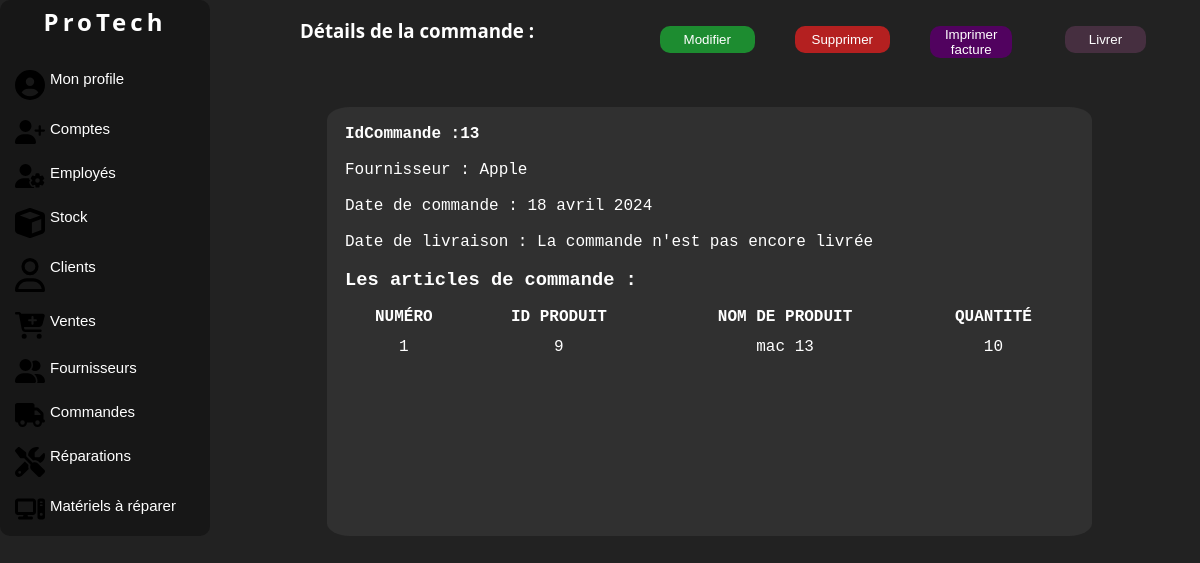
Before: /commande/13/ (signed in) with the older database file.
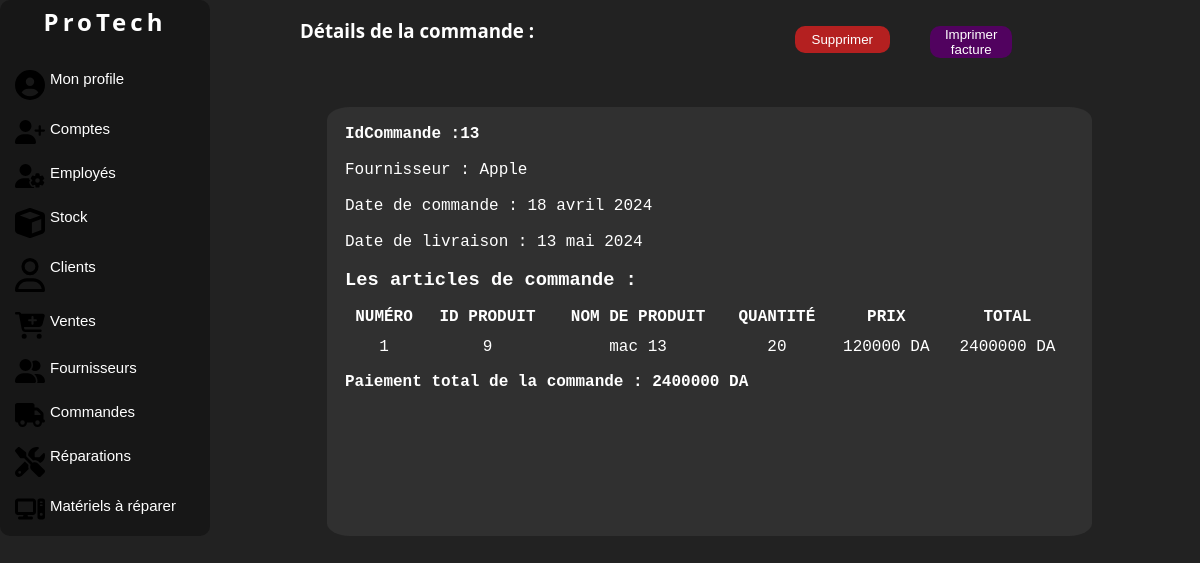
After: the same page with the newer database file.
### manager/models.py (models this page shows, shortened)
class PurchaseOrderItem(models.Model):
    purchase_order = models.ForeignKey(PurchaseOrder, on_delete=models.CASCADE, db_column='Commande')
    product = models.ForeignKey(Product, on_delete=models.CASCADE, db_column='Produit')
    quantity = models.PositiveIntegerField(db_column='Quantité', validators=[MinValueValidator(1, message="La quantité doit être supérieure à 0")])
    purchase_price = models.PositiveIntegerField(null=True,blank=True,db_column='Prix d\'achat')  # Dynamic price for purchase order
    class Meta:
        db_table = 'ArticleCommande'

class PurchaseOrder(models.Model):
    supplier = models.ForeignKey(Supplier, on_delete=models.SET_NULL, null=True, blank=True, db_column='Fournisseur')
    order_date = models.DateField(auto_now_add=True, db_column='Date de commande')
    delivery_date = models.DateField(null=True, blank=True, db_column='Date de livraison')
    class Meta:
        db_table = 'Commande'

class Supplier(models.Model):
    name = models.CharField(max_length=100, db_column='Nom')
    phone = PhoneNumberField(unique=True, region='DZ', db_column='Téléphone')
    email = models.EmailField(unique=True, db_column='Email')
    address = models.TextField(db_column='Adresse')
    def __str__(self):
        return self.name
    class Meta:
        db_table = 'Fournisseur'

class Product(models.Model):
    name = models.CharField(max_length=100, db_column='Nom', unique=True)
    category = models.ForeignKey(Category, on_delete=models.SET_DEFAULT, default=1, db_column='Catégorie')
    description = models.TextField(db_column='Description', default='Pas de description')
    quantity = models.PositiveIntegerField(default=0, blank=True, null=True, db_column='Quantité')
    initial_selling_price = models.PositiveIntegerField(default=0, db_column='Prix de vente initiale')
    supplier = models.ForeignKey(Supplier, on_delete=models.SET_NULL,null=True, db_column='Fournisseur')
    class Meta:
        db_table = 'Produit'
        verbose_name = _('Produit')

### manager/views.py (the view)
# urls.py: path('commande/<int:pk>/', views.PurchaseOrderDetailView.as_view(), name='purchase-order-detail'),
class PurchaseOrderDetailView(LoginRequiredMixin, DetailView):
    model = PurchaseOrder
    template_name = 'detaillcommande.html'
    context_object_name = 'purchase_order'
    def get_context_data(self, **kwargs):
        context = super().get_context_data(**kwargs)
        delivery_date = self.object.delivery_date
        purchase_order_items = PurchaseOrderItem.objects.filter(purchase_order=self.object)
        context['purchase_order_items_exist'] = purchase_order_items.exists()  # Check if there are any purchase order items
        if delivery_date:
            item_totals = [item.purchase_price * item.quantity for item in purchase_order_items]
            purchase_order_total = sum(item_totals)
        else:
            item_totals = [0 for item in purchase_order_items]
            purchase_order_total = None
        context['purchase_order_items'] = zip(purchase_order_items, item_totals)  # Pass both the items and their totals
        context['purchase_order_total'] = purchase_order_total
        return context

### manager/templates/detaillcommande.html (shortened to what the changed rows need)
{% load static %}
{% load auth_extras %}
<!DOCTYPE html>
<html lang="en">
<head>
    <link rel="stylesheet" href="{% static 'css/style.css' %}">
    <link rel="stylesheet" href="{% static 'css/accueil.css' %}">
</head>
<body>
<div class="corp">
    <div class="nav">
        <div class="logo">
            <a href="{% url 'home' %}" class="link"><h2>ProTech</h2></a>
        </div>
        <br>
    </div>
    <div class="liste">
        <div class="c111">
            <div> {% if not purchase_order.delivery_date %}
                <div>
                    <button class="button" id="modifier"
                            onclick="location.href='{% url 'update-purchase-order' purchase_order.id %}';">Modifier
                    </button>
                </div>
                {% endif %}
            </div>
            {% if not purchase_order.delivery_date and purchase_order_items_exist %}
            <div>
                <button id="livrer"  onclick="location.href='{% url 'deliver-purchase-order' pk=purchase_order.pk %}';">Livrer</button>
            </div>
            {% endif %}
        </div>
        <div class="c22" id="partieImprimer">
            <p><strong> IdCommande :{{purchase_order.id}}</strong></p><br>
            <p>Fournisseur : {{purchase_order.supplier}}</p><br>
            <p>Date de commande : {{purchase_order.order_date}}</p><br>
            <p>Date de livraison :
                {% if purchase_order.delivery_date %}
                {{ purchase_order.delivery_date }}
                {% else %}
                La commande n'est pas encore livrée
                {% endif %}
            </p><br>
            {% if purchase_order_items_exist %}
            <h3>Les articles de commande :</h3>
            <table>
                <thead>
                <tr>
                    <th>Numéro</th>
                    <th>Id Produit</th>
                    <th>Nom de produit</th>
                    <th>Quantité</th>
                    {% if purchase_order.delivery_date %}
                     <th>Prix</th>
                     <th>Total</th>
                    {% endif %}
                </tr>
                </thead>
                <tbody>
                {% for item,total in purchase_order_items %}
                <tr>
                    <td>{{ forloop.counter }}</td>
                    <td>{{ item.product.id }}</td>
                    <td>{{ item.product.name }}</td>
                    <td>{{ item.quantity }}</td>
                    {% if purchase_order.delivery_date %}
                     <td>{{ item.purchase_price }} DA</td>
                     <td id="total"> {{ total }} DA</td>
                    {% endif %}
                </tr>
                {% endfor %}
                </tbody>
            </table>
            {% else %}
            <h3>Aucun article trouvé .</h3>
            {% endif %}
            {% if purchase_order.delivery_date %}
             <p><strong>Paiement total de la commande : {{ purchase_order_total }} DA</strong></p>
            {% endif %}
        </div>
    </div>
</div>
</body>
</html>

Changed rows visible on the page:
changed PurchaseOrder "Apple": delivery_date (not shown) → "13 mai 2024"; Date de livraison empty → "2024-05-13" (drawn)
changed PurchaseOrderItem "mac 13": quantity "10" → "20"; purchase_price (not shown) → "120000"; total (not shown) → "2400000"
Other visible differences:
{{ purchase_order_total }}: (not shown) → "2400000"
text no longer shown: "Modifier Livrer La commande n'est pas encore livrée"
text now shown: "PRIX TOTAL Paiement total de la commande : DA"
